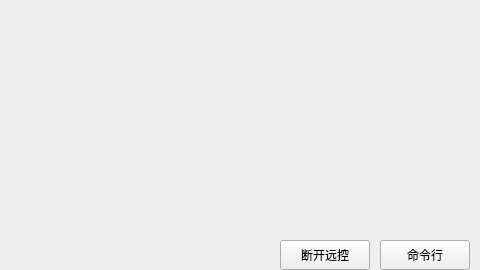
<?xml version="1.0" encoding="UTF-8"?>
<ui version="4.0">
 <class>ControlWidget</class>
 <widget class="QWidget" name="ControlWidget">
  <property name="geometry">
   <rect>
    <x>0</x>
    <y>0</y>
    <width>480</width>
    <height>270</height>
   </rect>
  </property>
  <property name="windowTitle">
   <string>Form</string>
  </property>
  <widget class="ControlLabel" name="label">
   <property name="geometry">
    <rect>
     <x>210</x>
     <y>100</y>
     <width>16</width>
     <height>16</height>
    </rect>
   </property>
   <property name="text">
    <string/>
   </property>
  </widget>
  <widget class="QPushButton" name="pushButton">
   <property name="geometry">
    <rect>
     <x>380</x>
     <y>240</y>
     <width>90</width>
     <height>30</height>
    </rect>
   </property>
   <property name="text">
    <string>命令行</string>
   </property>
  </widget>
  <widget class="QPushButton" name="exitControlBtn">
   <property name="geometry">
    <rect>
     <x>280</x>
     <y>240</y>
     <width>90</width>
     <height>30</height>
    </rect>
   </property>
   <property name="text">
    <string>断开远控</string>
   </property>
  </widget>
 </widget>
 <customwidgets>
  <customwidget>
   <class>ControlLabel</class>
   <extends>QLabel</extends>
   <header location="global">controllabel.h</header>
  </customwidget>
 </customwidgets>
 <resources/>
 <connections/>
</ui>
